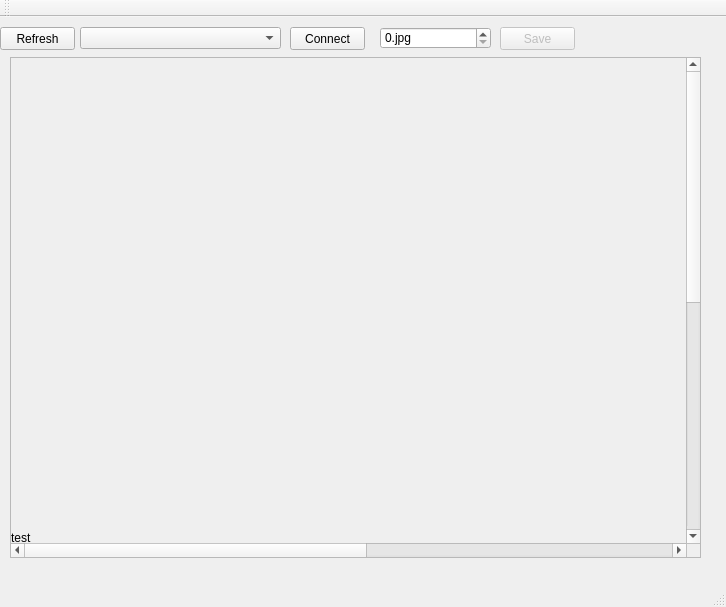
<?xml version="1.0" encoding="UTF-8"?>
<ui version="4.0">
 <class>MainWindow</class>
 <widget class="QMainWindow" name="MainWindow">
  <property name="geometry">
   <rect>
    <x>0</x>
    <y>0</y>
    <width>726</width>
    <height>607</height>
   </rect>
  </property>
  <property name="minimumSize">
   <size>
    <width>721</width>
    <height>596</height>
   </size>
  </property>
  <property name="windowTitle">
   <string>Jye's Viewer</string>
  </property>
  <widget class="QWidget" name="centralWidget">
   <widget class="QComboBox" name="cameraInfo">
    <property name="geometry">
     <rect>
      <x>80</x>
      <y>10</y>
      <width>201</width>
      <height>22</height>
     </rect>
    </property>
   </widget>
   <widget class="QPushButton" name="refresh">
    <property name="geometry">
     <rect>
      <x>0</x>
      <y>10</y>
      <width>75</width>
      <height>23</height>
     </rect>
    </property>
    <property name="text">
     <string>Refresh</string>
    </property>
   </widget>
   <widget class="QPushButton" name="connect">
    <property name="geometry">
     <rect>
      <x>290</x>
      <y>10</y>
      <width>75</width>
      <height>23</height>
     </rect>
    </property>
    <property name="text">
     <string>Connect</string>
    </property>
   </widget>
   <widget class="QScrollArea" name="scroller">
    <property name="geometry">
     <rect>
      <x>10</x>
      <y>40</y>
      <width>691</width>
      <height>501</height>
     </rect>
    </property>
    <property name="minimumSize">
     <size>
      <width>691</width>
      <height>501</height>
     </size>
    </property>
    <property name="verticalScrollBarPolicy">
     <enum>Qt::ScrollBarAlwaysOn</enum>
    </property>
    <property name="horizontalScrollBarPolicy">
     <enum>Qt::ScrollBarAlwaysOn</enum>
    </property>
    <property name="widgetResizable">
     <bool>true</bool>
    </property>
    <widget class="QWidget" name="scrollAreaWidgetContents">
     <property name="geometry">
      <rect>
       <x>0</x>
       <y>0</y>
       <width>1280</width>
       <height>960</height>
      </rect>
     </property>
     <property name="sizePolicy">
      <sizepolicy hsizetype="Preferred" vsizetype="Preferred">
       <horstretch>0</horstretch>
       <verstretch>0</verstretch>
      </sizepolicy>
     </property>
     <property name="minimumSize">
      <size>
       <width>1280</width>
       <height>960</height>
      </size>
     </property>
     <widget class="QLabel" name="label">
      <property name="geometry">
       <rect>
        <x>0</x>
        <y>0</y>
        <width>1280</width>
        <height>960</height>
       </rect>
      </property>
      <property name="text">
       <string>test</string>
      </property>
     </widget>
    </widget>
   </widget>
   <widget class="QSpinBox" name="filename">
    <property name="geometry">
     <rect>
      <x>380</x>
      <y>10</y>
      <width>111</width>
      <height>22</height>
     </rect>
    </property>
    <property name="suffix">
     <string>.jpg</string>
    </property>
    <property name="maximum">
     <number>999</number>
    </property>
   </widget>
   <widget class="QPushButton" name="save">
    <property name="enabled">
     <bool>false</bool>
    </property>
    <property name="geometry">
     <rect>
      <x>500</x>
      <y>10</y>
      <width>75</width>
      <height>23</height>
     </rect>
    </property>
    <property name="text">
     <string>Save</string>
    </property>
   </widget>
   <widget class="QLabel" name="err">
    <property name="geometry">
     <rect>
      <x>580</x>
      <y>10</y>
      <width>331</width>
      <height>16</height>
     </rect>
    </property>
    <property name="text">
     <string/>
    </property>
   </widget>
  </widget>
  <widget class="QMenuBar" name="menuBar">
   <property name="geometry">
    <rect>
     <x>0</x>
     <y>0</y>
     <width>726</width>
     <height>21</height>
    </rect>
   </property>
  </widget>
  <widget class="QToolBar" name="mainToolBar">
   <attribute name="toolBarArea">
    <enum>TopToolBarArea</enum>
   </attribute>
   <attribute name="toolBarBreak">
    <bool>false</bool>
   </attribute>
  </widget>
  <widget class="QStatusBar" name="statusBar"/>
 </widget>
 <layoutdefault spacing="6" margin="11"/>
 <resources/>
 <connections/>
</ui>
